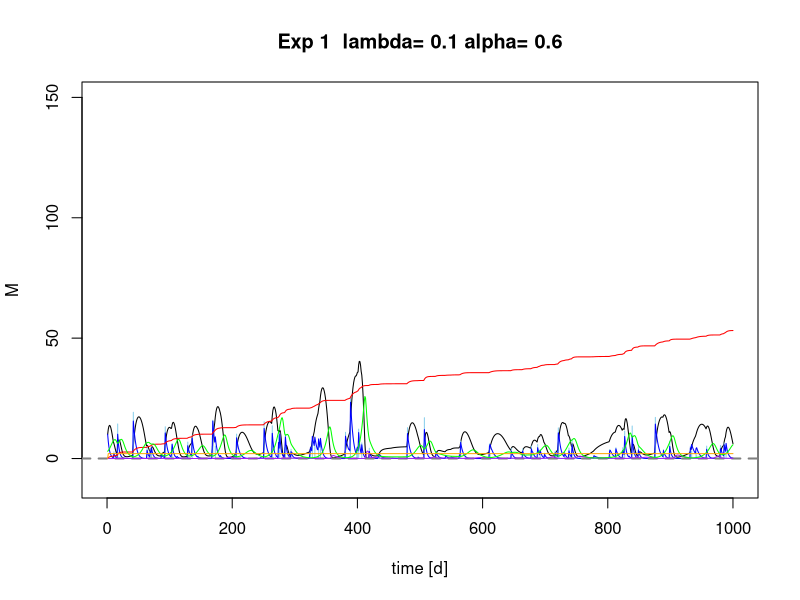
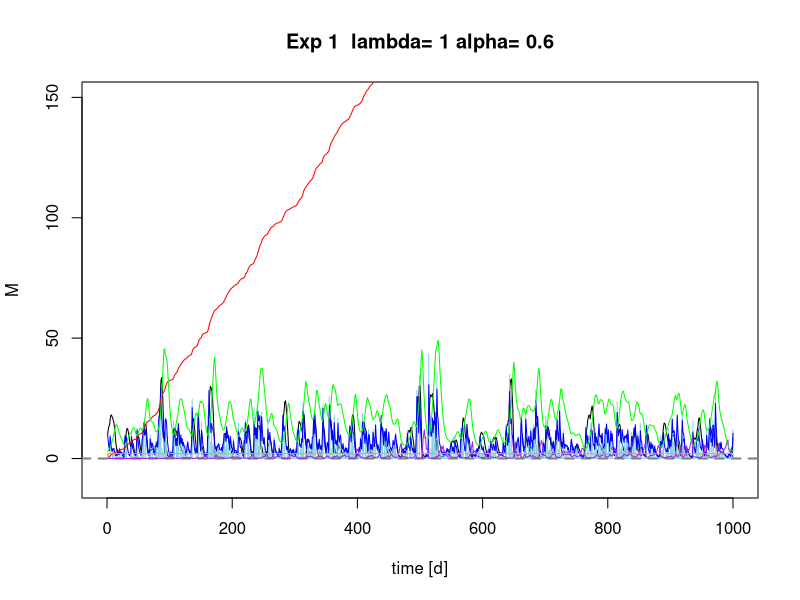
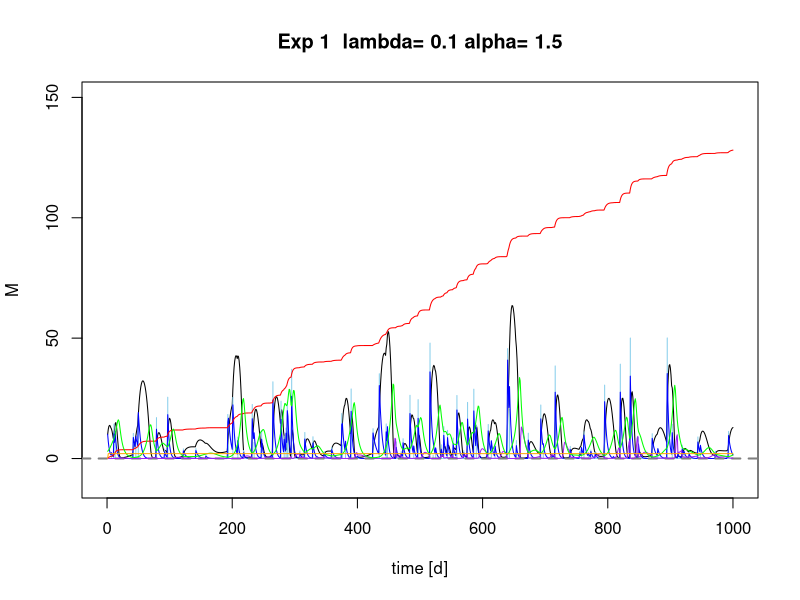
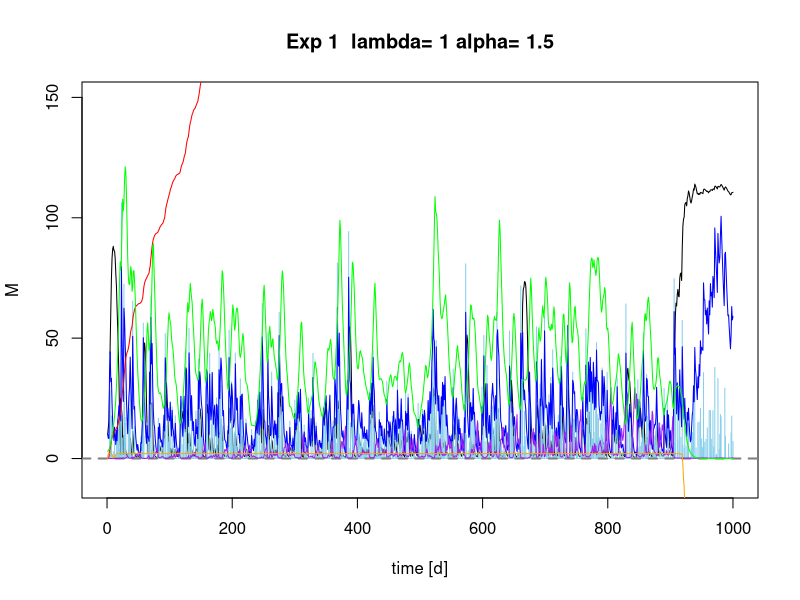
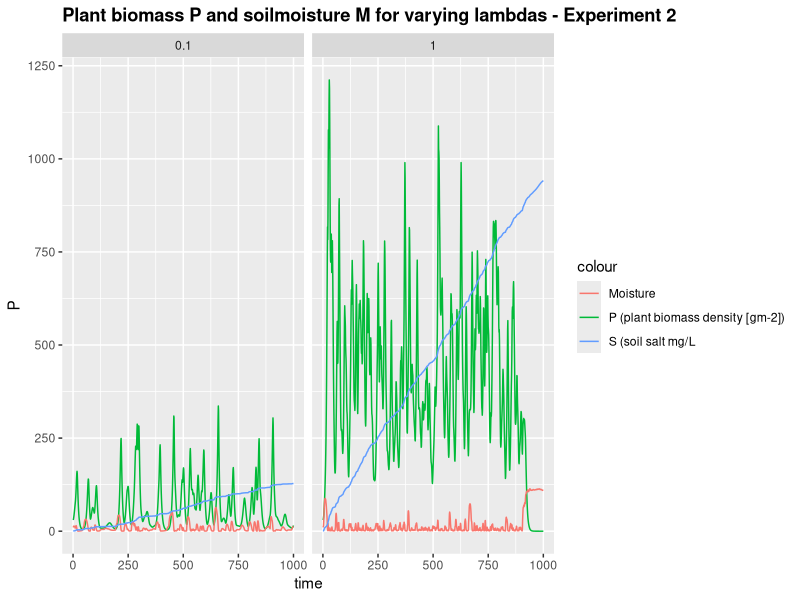
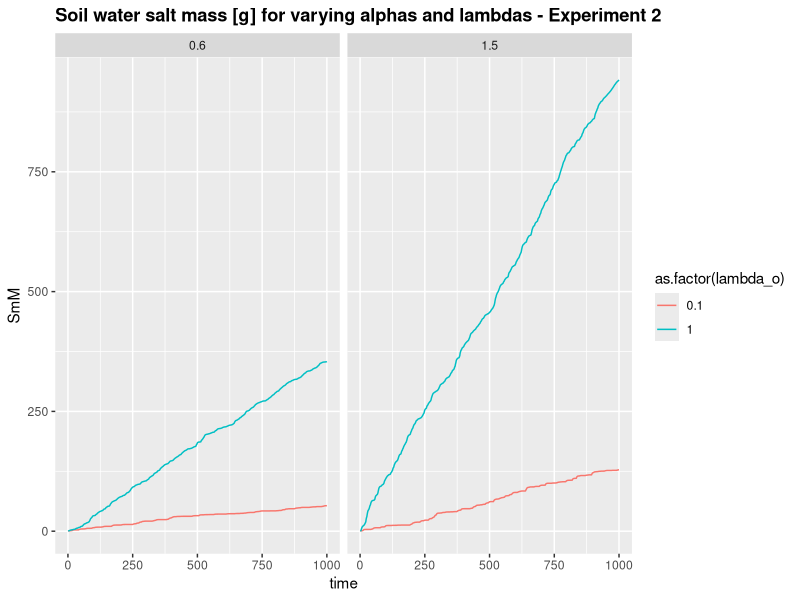
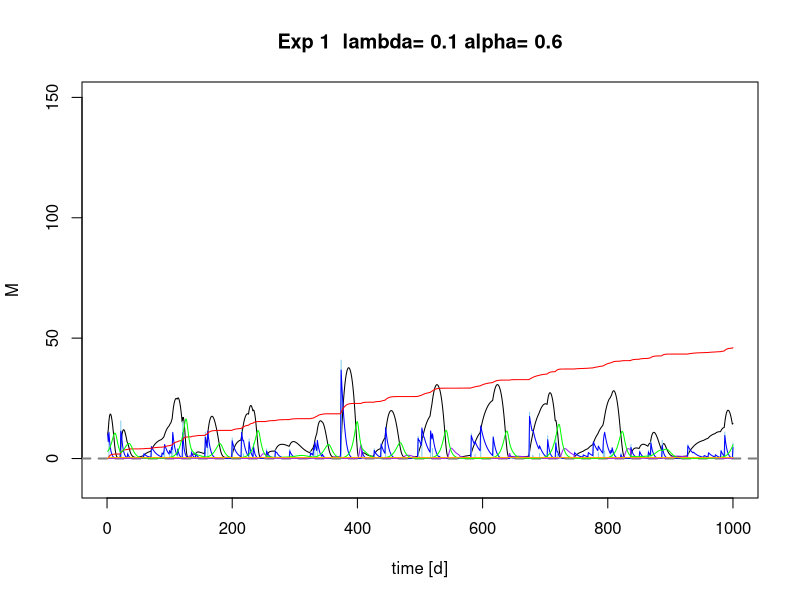
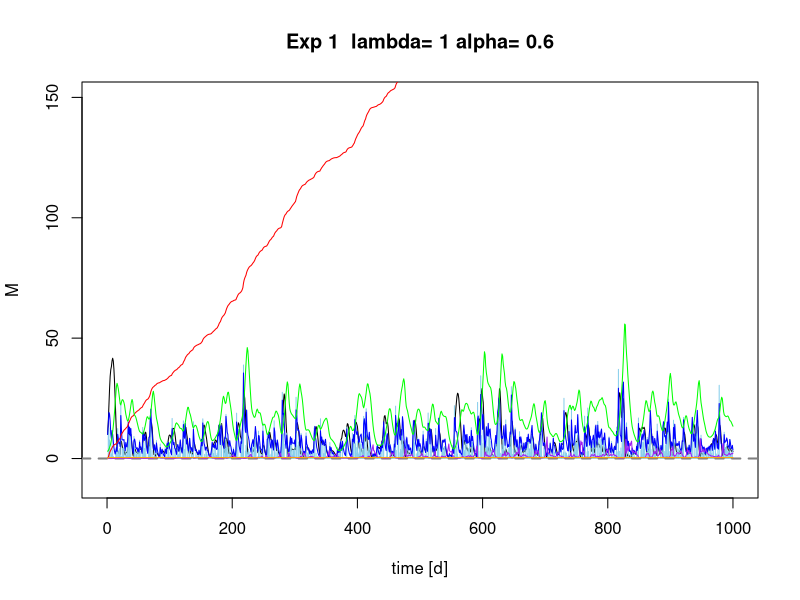

The R script that drew these images, in order:
## ---- chunk 1

 # Sandy Clay Loam
    n<-0.367 # porosity
    # more soil variables for evaporation & losses
    # Hydraulic conductivity
    K_s<-52.08*10 # mm/day
    # campbell's b
    b<-6.4069 # neurotheta sandy clay loam
    # van Genuchten parameters
#     avg <- 0.0521
#     nvg <- 1.237
    s_fc<-0.2677/n # Field capacity
    # This is the bubbling pressure
    psi_s_bar<--1.2E-3 #
 
   h1bar =  -psi_s_bar 
   hb = psi_s_bar*-10^5 # mm
 ### Salvucci equation m

  Zmax =10000 # [mm] maximum GROUNDWATER DEPTH Check
  Z =3000 # [mm] actual groundwater depth Check

# parameters describing the soil
  soilpar <- list(b = b, n = n, s_fc = s_fc, K_s = K_s, 
                psi_s_bar = psi_s_bar, h1bar = h1bar, hb = hb)
    #................................................
    # Vegetation 1 (Grass)
    # paspalum secateum F-I and R-I, 2004

    Zr = 400 # soil depth (mm)   Check Also Table 2...Fernandez-Illescas and Rodriguez-Iturbe...2001


 # parameters describing the root zone   
  vegpar <- list(Zr = Zr)


# parameters describing plant dynamics and salt features

  alpha_i=0.5 #maximum infiltration rate per day

  k=12 # Saco et al, 2013
  W0=0.2 # Saco et al, 2013
  gmax=0.05 # Saco et al, 2013
  k1=5 # Saco et al, 2013
  c=10  # Saco et al, 2013
  f= 0.8  # f is the soil salt leaching efficiency (whether some salt is retained)
  ConcConst = 0.1 # ConcConst is the concentration of the salt in the infiltrating water in g/l
  CM.gw = 0.1# salt concentration in groundwater
  d=0.24 # fraction of plant mortality
  
  par <- list(alpha_i=alpha_i,k=k, W0=W0, gmax=gmax, k1=k1, c=c, f=f, ConcConst=ConcConst, CM.gw= CM.gw, d=d)
## ---- chunk 2
Infil <- function(h,P, par){
  
  I=par$alpha_i*h*(P+par$k*par$W0)/(P+par$k)
  
  return (I)
}
## ---- chunk 3

WU <- function(M,P,par){ 
# using Svir in here means scaling Svir back to M, easier to do at Svir in balances  
#  WU=par$gmax*((M*(1+Svir))/(((M*(1+Svir))+par$k1)))*P 
  WU=par$gmax*(M/((M+par$k1)))*P 
  
  return(WU)
}
## ---- chunk 4
#******************************************
# based on Salvucci, 1993
L_n <- function(M,Z,Zmax,soilpar,vegpar) {
   Zr <- vegpar$Zr
   hb <- - soilpar$psi_s_bar*10^5 # (mm?)
   soilpar$s_fc <- (Z/hb)^(-1/soilpar$b)
   
   s=M/(soilpar$n*vegpar$Zr)
  
   psi = hb*s^-soilpar$b
 
#   hb <- hb*soilpar$n
#  hb_nd <- hb/psi # non-dim hb
   m=2 + 3/soilpar$b#5.64  # in Salvucci's paper it is called n, but I called it m here to not confuse it with porosity
   #m=3.3 # 3.3 for clay, 5.64 for silt-loam, 11.88 for sand-loam 


#Znd <- Z/Zmax  # a non-dimensional Znd between 0 and 1 is defined, e.g. Zmax=10 m, Z= 1 m, Znd=0.1


#non-dimensional form of the flow rate equation  #nd flow rate
# qtot <- -soilpar$K_s*((z/hb)^(-n)-(s^-soilpar$b)^(-n))/(1+(s^-soilpar$b)^        (-n)+(n-1)*(z/hb)^(-n))/(soilpar$n*vegpar$Zr)

q <-(((Z/hb)^(-m)-(psi/hb)^(-m))/(1+(psi/hb)^(-m)+((m-1)*(Z/hb)^(-m))))#/(soilpar$n*Zr) # 
#q <-((((Znd/hb_nd)^-m)-((psi/hb)^-m))/((1+((psi/hb)^-m))+((m-1)*((Znd/hb_nd#)^-m)))) # 
# q <-((((Znd/hb_nd)^-m)-((psi/hb)^-m))/((1+((psi/hb)^-m))+((m-1)*((Znd/hb_nd)^-m)))) # 

# Mass flux
#browser()
# flux <- soilpar$K_s*q
 flux <- soilpar$K_s*q

#  flux<-ifelse(s<soilpar$s_fc, abs(flux), -abs(flux))


return(flux)
}





## ---- chunk 5
Precip <- function(time,alpha,lambda,delta) {
  # generate a vector of times between rainfall events > delta
  f_P<-floor(rexp(time,lambda*exp(-delta/alpha))) # vector of times between rainfall occurrences (equation 4 & 8)
  # generate a binary vector from this (impulse function)
  binary.vec <- unlist(lapply(1:time,function(i) c(rep(0,f_P[i]),1)))
  R <- rexp(length(binary.vec),1/alpha)*binary.vec 
  return(R[1:time])
}
## ---- chunk 6

Gr <- function(M,P,par) { 
  
  Gr = par$c*WU(M,P,par)
  
  return(Gr)
}
## ---- chunk 7
Mo <- function(P,M,Svir,par) {
  # needs to be M/Svir because both are "large" numbers
  # you want a number ~1 for multiplication, or <0.1 for addition
  Mo = P*(par$d*(M/Svir))
  
  return(Mo)

}
## ---- chunk 8
balances <- function(Rain, par, plotit=T,
                      soilpar,
                      vegpar){
   

  
# Storage vectors for the daily steps are initialized.

   M <- rep(0,length(Rain)) # soil moisture [mm]
   h <- rep(0,length(Rain)) # infiltration depth [mm]
   P <- rep(0,length(Rain)) #biomass density []
   CM<- rep(0,length(Rain)) # Salt concentration in soil water in g/L or g/mm
   SmI<- rep(0,length(Rain)) # Salt mass in infiltrating water [g]
   SmM <- rep(0,length(Rain)) # Salt mass in soil water [g]
   In <- rep(0,length(Rain)) # infiltration [mm]

   Svir <- rep(0,length(Rain)) # virtual saturation
   flux<- rep(0,length(Rain)) # drainage and capillary rise flux, according to sign



# Initial values to start the simulation.

   
   M[1] <- 10
   h[1] <- 10 
   P[1] <- 30
   CM[1]<- 0
   Svir[1] <- M[1]



# We decided to split the numerical calculations for the daily into 12 substeps.

   deltat <- 12 # split in 12 increments

  
# Storage vectors for the substeps are initialized.

   M_sub <- rep(0,deltat)
   h_sub <- rep(0,deltat)
   I_sub <- rep(0,deltat)
   #Q_sub <- rep(0,deltat)
   WU_sub <-rep(0,deltat) # Water uptake in mm
   P_sub <- rep(0,deltat) 
   Gr_sub <- rep(0,deltat) # Growth of biomass
   Mo_sub<- rep(0,deltat) # Mortality of biomass
   SmI_sub <- rep(0,deltat) 
   SmM_sub<- rep(0,deltat) 
   CM_sub<- rep(0,deltat) 
  Svir_sub <- rep(0,deltat) # virtual saturation

   flux_sub<-rep(0,deltat) # calculates leakage loss without evaporation loss

   U_salt <-rep(0,deltat)
   L_salt <-rep(0,deltat)


  
   timeincr= 1/deltat
   
  for (t in 2:length(Rain)){
    
    for (tt in 1:(deltat-1)) {
      
      h.old <- ifelse(tt==1,h[t-1],h_sub[tt])
      P.old <- ifelse(tt==1,P[t-1],P_sub[tt])
      M.old <- ifelse(tt==1,M[t-1],M_sub[tt])
      SmI.old <-ifelse(tt==1,SmI[t-1],SmI_sub[tt])
      CM.old <-ifelse(tt==1,CM[t-1],CM_sub[tt])
      Svir.old <-ifelse(tt==1,Svir[t-1],Svir_sub[tt])


# Balance for water depth on soil


h_sub[tt+1] <- h.old + ifelse(tt==1,(10*Rain[t]),0) - Infil(h.old, P.old,par)*timeincr

# Infiltration

      I_sub[tt] <- Infil(h.old, P.old,par)*timeincr

#  1. Update soil moisture with infiltration

      M_sub[tt + 1] <- M.old + I_sub[tt]      
      
# Now do all plant uptake and growth
# water uptake by plants: include infiltration in available water

      WU_sub[tt] <- WU(M=Svir.old,P.old,par)*timeincr 
      
      # growth rate
      Gr_sub[tt] <- Gr(M=Svir.old, P.old,par)*timeincr 
      # Mortality
      Mo_sub[tt]<- Mo(P.old,M=M.old, Svir=Svir.old, par)*timeincr
      # calculate plant biomass balance
      P_sub[tt + 1] <- P.old + Gr_sub[tt]- Mo_sub[tt] 
      
      
# re-calculate water balance
# 2. before leaching
      M_sub[tt + 1] <- M.old + I_sub[tt] - WU_sub[tt] #- L_sub[tt] 

# Calculate salt concentration in the soil

 # 3. calculate leaching and capillary rise amount
  flux_sub[tt+1]<-do.call(L_n,list(M=M_sub[tt+1],Z=Z, Zmax=Zmax,soilpar=soilpar,vegpar=vegpar))

# 4. final adjust soil moisture for leaching or capillary rise
 
   M_sub[tt + 1] <-  M_sub[tt + 1] + flux_sub[tt+1]*timeincr


# calculate saltbalance

# Salt leaching
    L_salt[tt+1] <- ifelse(flux_sub[tt+1]<0, par$f*CM_sub[tt+1]*flux_sub[tt+1]*timeincr,0) # leaching of salt

# salt uplfow
    U_salt[tt+1] <- ifelse(flux_sub[tt+1]>0, par$CM.gw*flux_sub[tt+1]*timeincr,0) # rise of salt

# salt mass coming in with infiltration
      SmI_sub[tt+1]<- SmI.old + I_sub[tt]*par$ConcConst 

#salt mass in soil
     SmM_sub[tt+1] <- SmI_sub[tt+1] + U_salt[tt+1] - L_salt[tt+1]
# salt concentration in soil
   CM_sub[tt+1]<- (SmM_sub[tt+1]/M_sub[tt+1])*(1/58.44) # 
    
# Virtual saturation (Shah et al., 2012), here in [mm] to be in the same unit as M
    Svir_sub[tt + 1]<-soilpar$n*vegpar$Zr*((soilpar$h1bar*10^-1)^(1/soilpar$b))*
                     ((soilpar$h1bar*10^-1)*(M_sub[tt + 1]/
                       (soilpar$n*vegpar$Zr))^(-soilpar$b)
                       +(3.6*CM_sub[tt + 1]))^(-1/soilpar$b)

    } 
  
# Aggregating the substep results to daily values.

    P[t] = P_sub[deltat]
    M[t] = M_sub[deltat]
    h[t] = h_sub[deltat]
    CM[t] = CM_sub[deltat]
    SmM[t] = SmM_sub[deltat] 
    SmI[t]=SmI_sub[deltat]
    In[t]= sum(I_sub)
    flux[t] = sum(flux_sub)
    Svir[t] = Svir_sub[deltat]

}


# Plotting
 
if (plotit==T) {  
  plot(M, type="l",ylim=c(-10,150),xlim=c(0,time),xlab=("time [d]"), main=paste("Exp 1  lambda=", lambda[j],"alpha=", alpha[i]))
  points(Rain*10, type="h", col="skyblue")
   
    lines(h,type="l", col="blue")
    abline(h=0, col="Gray50",lwd=2,lty=2)

    lines(SmM,type="l", col="red")
    lines(CM,type="l", col="purple")
    lines(P/10,type="l", col="green")
    lines(flux,type="l", col="orange")

#  legend("topright",cex=1, pt.cex=0.4, c("Moisture [mm]","Rainfall [mm]*10","overland flow depth[mm] ","salt mass in soil water [g]", "salt concentration in soil water [g/l]", "Plant biomass density [g/m^2]/10"),
#          col=c("black","skyblue","blue","red","purple","green"),lty=1)
 

}

Out <- data.frame(P=P,M=M,h=h, CM=CM, SmM=SmM, In=In, flux=flux, Svir=Svir)
return(Out)
}
## ---- chunk 9
alpha <- c(0.6,1.5) 
lambda <- c(0.1,1)

Store <- list()
sub_store <- list()
time <- 1000
delta <- 0
set.seed(1000)
## ---- chunk 10
#source("Rainfall.R")


for (i in 1:length(alpha)) {
  
for (j in 1:length(lambda)) {
    # generate the rainfall
    Rain <- Precip(time,alpha[i],lambda[j],delta)
    Rainlist <- data.frame(Precip(time,alpha[i],lambda[j],delta)) 
    
    sub_store[[j]] <-data.frame(alpha_o=rep(alpha[i],time),
                                lambda_o=rep(lambda[j],time),
                                balances(Rain,plotit=T, par=par,
                                soilpar, vegpar))
  }
  Store[[i]] <- sub_store
}
## ---- chunk 11
require(ggplot2)
lambda_sum <- do.call(rbind,Store[][[2]])
lambda_sum$time <- rep(1:time,length(lambda))

pl <- ggplot(lambda_sum,aes(x=time,y=P, colour="P (plant biomass density [gm-2])")) + geom_line()
pl  <- pl + geom_line(aes(x=time,y=M, colour="Moisture"))  
pl <- pl +  facet_wrap(~lambda_o)   #, colour=lambda_o (put this in aes-brackets) 
pl  + ggtitle("Plant biomass P and soilmoisture M for varying lambdas - Experiment 2") +  geom_line(aes(x=time, y=SmM, colour= "S (soil salt mg/L")) + theme(plot.title = element_text(lineheight=.8, face="bold"))
## ---- chunk 12
lambda_sum_all <- do.call(rbind,do.call(rbind,Store))
lambda_sum_all$time <- rep(rep(1:time,length(lambda)),length(alpha))


pa <- ggplot(lambda_sum_all,aes(x=time,y=SmM,col=as.factor(lambda_o))) + geom_line(linetype=1) 
# pa <- pa + + scale_color_gradient(low="blue", high="red")
pa <- pa  + facet_wrap(~alpha_o) + ggtitle("Soil water salt mass [g] for varying alphas and lambdas - Experiment 2") + theme(plot.title = element_text(lineheight=.8, face="bold"))
pa  
## ---- chunk 13

Soil1P<- lambda_sum$P
Soil1M <-lambda_sum$M
Soil1SmM<-lambda_sum$SmM
Soil1CM<-lambda_sum$CM

## ---- chunk 14


   # Medium Heavy Clay
    n<-0.4473 # porosity
    # more soil variables for evaporation & losses
    # Hydraulic conductivity
    K_s<-2.82*10 # mm/day
    # Campbell's b
    b<-16.1501 # neurotheta Medium heavy clay
    # van Genuchten parameters
    avg <- 0.0613
    nvg <- 1.086
    s_fc<-0.3936/n # Field capacity
    # bubbling pressure
    psi_s_bar<--1.4E-3 
    h1bar =  -psi_s_bar 
    hb = psi_s_bar*-10^5


alpha_i=0.5 #maximum infiltration rate per day
    par <- list(alpha_i=alpha_i,k=k, W0=W0, gmax=gmax, k1=k1, c=c, f=f, ConcConst=ConcConst, CM.gw= CM.gw, d=d) 

# parameters describing the soil
  soilpar <- list(b = b, n = n, s_fc = s_fc, K_s = K_s, 
                psi_s_bar = psi_s_bar, h1bar = h1bar, hb = hb)

for (i in 1:length(alpha)) {
  
for (j in 1:length(lambda)) {
    # generate the rainfall
    Rain <- Precip(time,alpha[i],lambda[j],delta)
    Rainlist <- data.frame(Precip(time,alpha[i],lambda[j],delta)) 
    
    sub_store[[j]] <-data.frame(alpha_o=rep(alpha[i],time),
                                lambda_o=rep(lambda[j],time),
                                balances(Rain,plotit=T, par=par,
                                soilpar, vegpar))
  }
  Store[[i]] <- sub_store
}
## ---- chunk 15
require(ggplot2)
lambda_sum <- do.call(rbind,Store[][[2]])
lambda_sum$time <- rep(1:time,length(lambda))

pl <- ggplot(lambda_sum,aes(x=time,y=P, colour="P (plant biomass density [gm-2])")) + geom_line()
pl  <- pl + geom_line(aes(x=time,y=M, colour="Moisture"))  
pl <- pl +  facet_wrap(~lambda_o)   #, colour=lambda_o (put this in aes-brackets) 
pl  + ggtitle("Plant biomass P and soilmoisture M for varying lambdas - Experiment 2") +  geom_line(aes(x=time, y=SmM, colour= "S (soil salt mg/L")) + theme(plot.title = element_text(lineheight=.8, face="bold"))
## ---- chunk 16
lambda_sum_all <- do.call(rbind,do.call(rbind,Store))
lambda_sum_all$time <- rep(rep(1:time,length(lambda)),length(alpha))


pa <- ggplot(lambda_sum_all,aes(x=time,y=SmM,col=as.factor(lambda_o))) + geom_line(linetype=1) 
# pa <- pa + + scale_color_gradient(low="blue", high="red")
pa <- pa  + facet_wrap(~alpha_o) + ggtitle("Soil water salt mass [g] for varying alphas and lambdas - Experiment 2") + theme(plot.title = element_text(lineheight=.8, face="bold"))
pa  
## ---- chunk 17

Soil2P<- lambda_sum$P
Soil2M <-lambda_sum$M
Soil2SmM<-lambda_sum$SmM
Soil2CM<-lambda_sum$CM

## ---- chunk 18
# Coarse Sand
    n<-0.368 # porosity
    # more soil variables for evaporation & losses
    # Hydraulic conductivity
    K_s<-182.68*10 # mm/day
    # Campbell's b
    b<- 4.1152
    # van Genuchten parameters
    avg <- 0.0712   # Soil hydraulic parameters for van Genuchtan function
    nvg <- 1.392    # soil hydraulic papameters for van Genuchtan function
    s_fc<-0.1895/n # Field capacity
    
    psi_s_bar<--0.61E-3 
   h1bar =  -psi_s_bar 
   hb = psi_s_bar*-10^5


alpha_i=0.5 #maximum infiltration rate per day
    par <- list(alpha_i=alpha_i,k=k, W0=W0, gmax=gmax, k1=k1, c=c, f=f, ConcConst=ConcConst, CM.gw= CM.gw, d=d) 

# parameters describing the soil
  soilpar <- list(b = b, n = n, s_fc = s_fc, K_s = K_s, 
                psi_s_bar = psi_s_bar, h1bar = h1bar, hb = hb)



for (i in 1:length(alpha)) {
  
for (j in 1:length(lambda)) {
    # generate the rainfall
    Rain <- Precip(time,alpha[i],lambda[j],delta)
    Rainlist <- data.frame(Precip(time,alpha[i],lambda[j],delta)) 
    
    sub_store[[j]] <-data.frame(alpha_o=rep(alpha[i],time),
                                lambda_o=rep(lambda[j],time),
                                balances(Rain,plotit=T, par=par,
                                soilpar, vegpar))
  }
  Store[[i]] <- sub_store
}
## ---- chunk 19
require(ggplot2)
lambda_sum <- do.call(rbind,Store[][[2]])
lambda_sum$time <- rep(1:time,length(lambda))

pl <- ggplot(lambda_sum,aes(x=time,y=P, colour="P (plant biomass density [gm-2])")) + geom_line()
pl  <- pl + geom_line(aes(x=time,y=M, colour="Moisture"))  
pl <- pl +  facet_wrap(~lambda_o)   #, colour=lambda_o (put this in aes-brackets) 
pl  + ggtitle("Plant biomass P and soilmoisture M for varying lambdas - Experiment 2") +  geom_line(aes(x=time, y=SmM, colour= "S (soil salt mg/L")) + theme(plot.title = element_text(lineheight=.8, face="bold"))
## ---- chunk 20
lambda_sum_all <- do.call(rbind,do.call(rbind,Store))
lambda_sum_all$time <- rep(rep(1:time,length(lambda)),length(alpha))


pa <- ggplot(lambda_sum_all,aes(x=time,y=SmM,col=as.factor(lambda_o))) + geom_line(linetype=1) 
# pa <- pa + + scale_color_gradient(low="blue", high="red")
pa <- pa  + facet_wrap(~alpha_o) + ggtitle("Soil water salt mass [g] for varying alphas and lambdas - Experiment 2") + theme(plot.title = element_text(lineheight=.8, face="bold"))
pa  
## ---- chunk 21

Soil3P<- lambda_sum$P
Soil3M <-lambda_sum$M
Soil3SmM<-lambda_sum$SmM
Soil3CM<-lambda_sum$CM

## ---- chunk 22
par(mfrow = c(1,3))
summary(Soil1P) # Plant biomass 
summary(Soil2P) # Plant biomass 
summary(Soil3P) # Plant biomass 

summary(Soil1M) # soil moisture 
summary(Soil2M) # soil moisture 
summary(Soil3M) # soil moisture 

summary(Soil1SmM) # soil salt mass 
summary(Soil2SmM) # soil salt mass 
summary(Soil3SmM) # soil salt mass 

summary(Soil1CM) # soil salt concentration 
summary(Soil2CM) # soil salt concentration 
summary(Soil3CM) # soil salt concentration 
## ---- chunk 23

par(mfrow = c(1,3))
hist(Soil1P, breaks=10, main = 'Plant biomass Soil 1')
hist(Soil2P, breaks=10, main = 'Plant biomass Soil 2')
hist(Soil3P, breaks=10, main = 'Plant biomass Soil 3')

hist(Soil1M, breaks=10,main="Soil moisture Soil 1")
hist(Soil2M, breaks=10,main="Soil moisture Soil 2")
hist(Soil3M, breaks=10,main="Soil moisture Soil 3")

hist(Soil1SmM, breaks=10,main="soil salt mass Soil 1")
hist(Soil2SmM, breaks=10,main="soil salt mass Soil 2")
hist(Soil3SmM, breaks=10,main="soil salt mass Soil 3")


hist(Soil1CM, breaks=10, main="Salt concentration in soil 1")
hist(Soil2CM, breaks=10, main="Salt concentration in soil 2")
hist(Soil3CM, breaks=10, main="Salt concentration in soil 3")

## ---- chunk 24
wilcox.test(Soil1M,Soil2M) # soil moisture
wilcox.test(Soil2M,Soil3M) # soil moisture
wilcox.test(Soil1M,Soil3M) # soil moisture

wilcox.test(Soil1P,Soil2P) # Plant biomass
wilcox.test(Soil2P,Soil3P) # Plant biomass
wilcox.test(Soil1P,Soil3P) # Plant biomass

wilcox.test(Soil1SmM,Soil2SmM) # soil salt mass
wilcox.test(Soil2SmM,Soil3SmM) # soil salt mass
wilcox.test(Soil1SmM,Soil3SmM) # soil salt mass

wilcox.test(Soil1CM,Soil2CM) # salt conc
wilcox.test(Soil2CM,Soil3CM) # salt conc
wilcox.test(Soil1CM,Soil3CM) # salt conc
